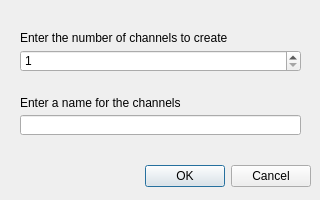
<?xml version="1.0" encoding="UTF-8"?>
<ui version="4.0">
 <class>dlgInvokeCFloodArgs</class>
 <widget class="QDialog" name="dlgInvokeCFloodArgs">
  <property name="geometry">
   <rect>
    <x>0</x>
    <y>0</y>
    <width>320</width>
    <height>200</height>
   </rect>
  </property>
  <property name="minimumSize">
   <size>
    <width>320</width>
    <height>200</height>
   </size>
  </property>
  <property name="maximumSize">
   <size>
    <width>320</width>
    <height>200</height>
   </size>
  </property>
  <property name="windowTitle">
   <string>C-Flood Args</string>
  </property>
  <widget class="QDialogButtonBox" name="btnBox">
   <property name="geometry">
    <rect>
     <x>10</x>
     <y>160</y>
     <width>301</width>
     <height>32</height>
    </rect>
   </property>
   <property name="orientation">
    <enum>Qt::Horizontal</enum>
   </property>
   <property name="standardButtons">
    <set>QDialogButtonBox::Cancel|QDialogButtonBox::Ok</set>
   </property>
  </widget>
  <widget class="QLabel" name="lblAmount">
   <property name="geometry">
    <rect>
     <x>20</x>
     <y>30</y>
     <width>281</width>
     <height>16</height>
    </rect>
   </property>
   <property name="text">
    <string>Enter the number of channels to create</string>
   </property>
  </widget>
  <widget class="QSpinBox" name="sbAmount">
   <property name="geometry">
    <rect>
     <x>20</x>
     <y>50</y>
     <width>281</width>
     <height>22</height>
    </rect>
   </property>
   <property name="minimum">
    <number>1</number>
   </property>
   <property name="maximum">
    <number>100</number>
   </property>
  </widget>
  <widget class="QLabel" name="lblName">
   <property name="geometry">
    <rect>
     <x>20</x>
     <y>95</y>
     <width>271</width>
     <height>16</height>
    </rect>
   </property>
   <property name="text">
    <string>Enter a name for the channels</string>
   </property>
  </widget>
  <widget class="QLineEdit" name="leName">
   <property name="geometry">
    <rect>
     <x>20</x>
     <y>115</y>
     <width>281</width>
     <height>20</height>
    </rect>
   </property>
  </widget>
 </widget>
 <resources/>
 <connections>
  <connection>
   <sender>btnBox</sender>
   <signal>accepted()</signal>
   <receiver>dlgInvokeCFloodArgs</receiver>
   <slot>accept()</slot>
   <hints>
    <hint type="sourcelabel">
     <x>248</x>
     <y>254</y>
    </hint>
    <hint type="destinationlabel">
     <x>157</x>
     <y>274</y>
    </hint>
   </hints>
  </connection>
  <connection>
   <sender>btnBox</sender>
   <signal>rejected()</signal>
   <receiver>dlgInvokeCFloodArgs</receiver>
   <slot>reject()</slot>
   <hints>
    <hint type="sourcelabel">
     <x>316</x>
     <y>260</y>
    </hint>
    <hint type="destinationlabel">
     <x>286</x>
     <y>274</y>
    </hint>
   </hints>
  </connection>
 </connections>
</ui>
